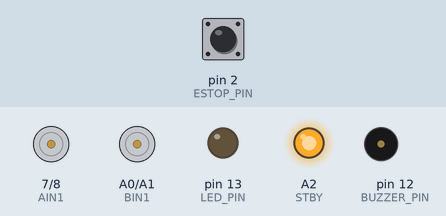
Simulated run of this sketch. Board: Arduino Uno, built with avr-gcc and run on an emulated ATmega328P. Shown: motor-driver pin pairs drawn as motors (green arrow = first pin HIGH = forward, orange = second pin HIGH = backward, longer = more drive, scaled by the enable pin, stopped while the standby pin is LOW), output pins drawn as LEDs (lit = HIGH), buzzer (waves = sounding, pin HIGH). The inputs (shaded band) are chosen by the test bench; at power-on: pin 2 (ESTOP_PIN) HIGH. What the sketch prints to the serial monitor is not drawn.

Above: at 1.7 s.
1.8 s: pin 2 (ESTOP_PIN) pulled LOW for 0.15 s
At 2.6 s:
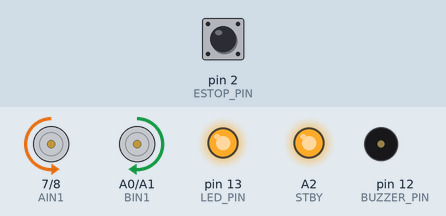
At 4.6 s:
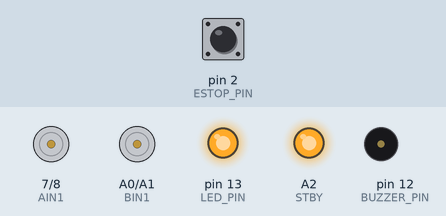
4.8 s: pin 2 (ESTOP_PIN) pulled LOW for 3.2 s
At 9.9 s:
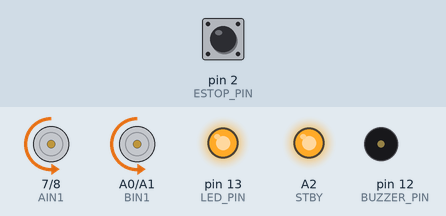
11.0 s: pin 2 (ESTOP_PIN) pulled LOW for 1 s
Timing chart, 0 to 20.0 s (numbered marks = the images above; inputs shaded):
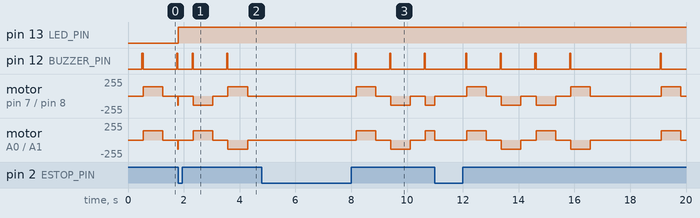

The sketch:

11_tank_steer.ino
```cpp
/*
============================================================
Program 11 — Tank Steer (Forward, Back, Turn)
Course: Build Your First AI Robot
Week 3: Teach Your Robot to Move
============================================================

PURPOSE
  A 2-wheel robot steers by spinning left and right motors
  differently — like a tank.

LEARNING OBJECTIVE
  After this program, you should understand that:
  - forward = both wheels same direction
  - turn = wheels opposite directions
  - every move still respects E-STOP

KEY CONCEPT
  Differential drive (tank steering)

WHAT CHANGED FROM THE PREVIOUS PROGRAM
  Program 10 only pulsed forward with E-STOP.
  Program 11 adds back, left, and right moves.

WHAT THE ROBOT DOES NOW
  Runs a demo sequence: FWD → BACK → LEFT → RIGHT → pause
  (skips motion while E-STOP is pressed)

HARDWARE
  - Same as Program 10 (motors + E-STOP on pin 2)

SAFETY
  Wheels up first. Clear arena. E-STOP ready.

HOW TO RUN
  1. Upload
  2. Release E-STOP to allow the sequence
  3. Watch Serial labels match the motion
  4. Hit E-STOP anytime to freeze

CONTROLS
  E-STOP press = halt / block
============================================================
*/

const int PWMA = 3;
const int AIN1 = 7;
const int AIN2 = 8;
const int PWMB = 11;
const int BIN1 = A0;
const int BIN2 = A1;
const int STBY = A2;
const int ESTOP_PIN = 2;
const int BUZZER_PIN = 12;
const int LED_PIN = 13;
const int BAUD_RATE = 9600;

const int SPEED = 140;
const int MOVE_MS = 700;
const int PAUSE_MS = 500;

void setup() {
  pinMode(PWMA, OUTPUT);
  pinMode(AIN1, OUTPUT);
  pinMode(AIN2, OUTPUT);
  pinMode(PWMB, OUTPUT);
  pinMode(BIN1, OUTPUT);
  pinMode(BIN2, OUTPUT);
  pinMode(STBY, OUTPUT);
  pinMode(ESTOP_PIN, INPUT_PULLUP);
  pinMode(BUZZER_PIN, OUTPUT);
  pinMode(LED_PIN, OUTPUT);

  digitalWrite(STBY, HIGH);
  stopMotors();

  Serial.begin(BAUD_RATE);
  delay(500);
  Serial.println("Program 11 — Tank Steer");
}

void loop() {
  if (isEStopPressed()) {
    haltForEStop();
    return;
  }

  Serial.println("FORWARD");
  beep(40);
  driveFor(MOVE_MS, true, true);   // leftFwd, rightFwd
  pauseBetweenMoves();

  if (isEStopPressed()) {
    haltForEStop();
    return;
  }

  Serial.println("BACK");
  beep(40);
  driveFor(MOVE_MS, false, false);
  pauseBetweenMoves();

  if (isEStopPressed()) {
    haltForEStop();
    return;
  }

  Serial.println("LEFT");
  beep(40);
  // Left back + right forward = spin left
  driveFor(MOVE_MS, false, true);
  pauseBetweenMoves();

  if (isEStopPressed()) {
    haltForEStop();
    return;
  }

  Serial.println("RIGHT");
  beep(40);
  driveFor(MOVE_MS, true, false);
  pauseBetweenMoves();

  Serial.println("Sequence done — pausing");
  stopMotors();
  delay(2000);
}

// Drive while checking E-STOP every 20 ms
void driveFor(int moveMs, bool leftForward, bool rightForward) {
  unsigned long startMs = millis();
  while (millis() - startMs < (unsigned long)moveMs) {
    if (isEStopPressed()) {
      stopMotors();
      digitalWrite(LED_PIN, HIGH);
      Serial.println("E-STOP during move!");
      return;
    }
    setLeft(SPEED, leftForward);
    setRight(SPEED, rightForward);
    delay(20);
  }
  stopMotors();
}

void pauseBetweenMoves() {
  stopMotors();
  delay(PAUSE_MS);
}

void haltForEStop() {
  stopMotors();
  digitalWrite(LED_PIN, HIGH);
  Serial.println("E-STOP ACTIVE");
  delay(150);
}

bool isEStopPressed() {
  return digitalRead(ESTOP_PIN) == LOW;
}

void setLeft(int speed, bool goForward) {
  if (goForward) {
    digitalWrite(AIN1, HIGH);
    digitalWrite(AIN2, LOW);
  } else {
    digitalWrite(AIN1, LOW);
    digitalWrite(AIN2, HIGH);
  }
  analogWrite(PWMA, speed);
}

void setRight(int speed, bool goForward) {
  if (goForward) {
    digitalWrite(BIN1, HIGH);
    digitalWrite(BIN2, LOW);
  } else {
    digitalWrite(BIN1, LOW);
    digitalWrite(BIN2, HIGH);
  }
  analogWrite(PWMB, speed);
}

void stopMotors() {
  digitalWrite(AIN1, LOW);
  digitalWrite(AIN2, LOW);
  analogWrite(PWMA, 0);
  digitalWrite(BIN1, LOW);
  digitalWrite(BIN2, LOW);
  analogWrite(PWMB, 0);
}

void beep(int ms) {
  digitalWrite(BUZZER_PIN, HIGH);
  delay(ms);
  digitalWrite(BUZZER_PIN, LOW);
}

/*
============================================================
STUDENT CHALLENGE
 1. If LEFT/RIGHT are swapped on your chassis, exchange those two blocks.
 2. Make turns shorter: use MOVE_MS / 2 for LEFT and RIGHT only.
 3. (Bonus) Add a "wiggle": quick left then quick right after FORWARD.

EXPECTED RESULT
  - Clear sequence: forward, back, left, right with pauses
  - E-STOP still blocks or interrupts motion
  - Serial names match what the robot does

COMMON ERRORS
  - Turns the wrong direction
      → Swap the LEFT/RIGHT blocks, or swap one motor's wires.
  - Curves instead of spinning in place
      → Uneven battery/traction; try a clean floor and equal SPEED.
  - Robot never starts sequence
      → Release E-STOP (pin 2 must read HIGH when released).

INSTRUCTOR NOTE
  Draw tank-steer on the board: same way = straight, opposite = turn.
  Keep E-STOP sacred. PWM speed tuning is Program 12.
============================================================
*/
```

Measured:
- after the input at 1.8 s, pin 13 (LED_PIN): LOW → HIGH at once
